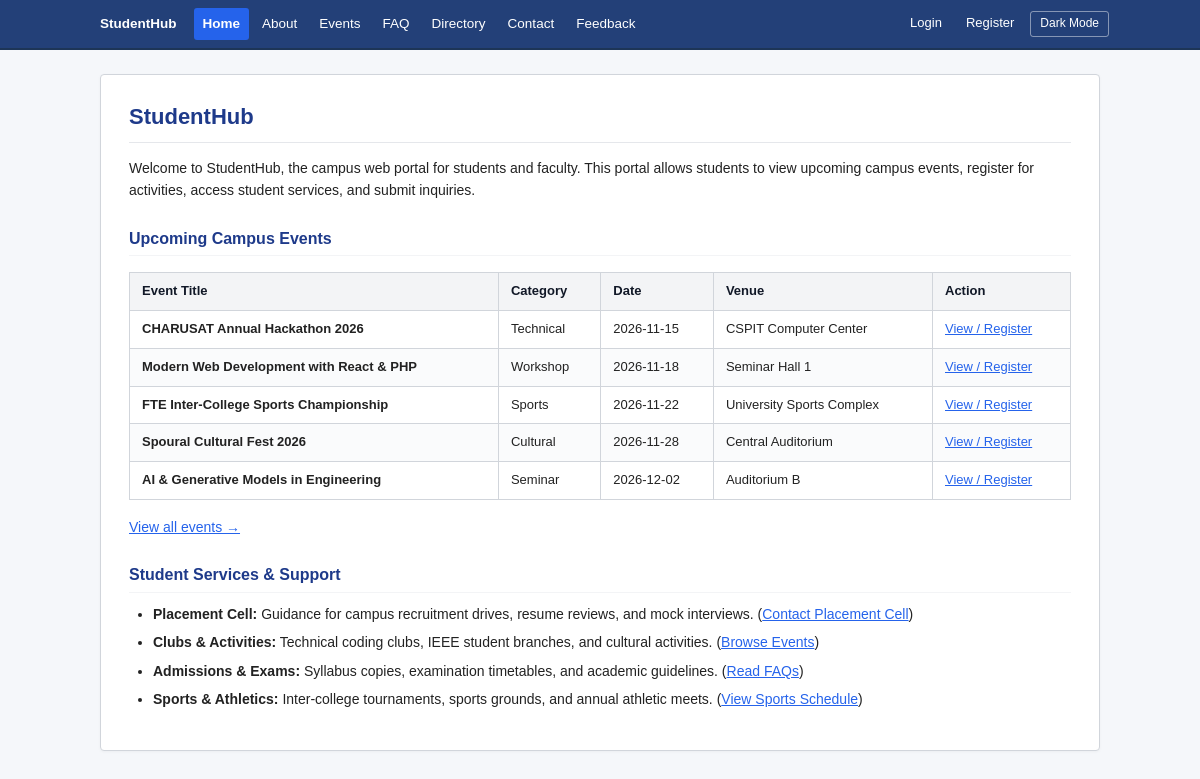
The page / on the database its author committed.
### tables this page shows
CREATE TABLE IF NOT EXISTS `events` (
    `id` INT AUTO_INCREMENT PRIMARY KEY,
    `title` VARCHAR(150) NOT NULL,
    `category` VARCHAR(50) NOT NULL,
    `event_date` DATE NOT NULL,
    `venue` VARCHAR(150) NOT NULL,
    `description` TEXT NOT NULL,
    `capacity` INT NOT NULL DEFAULT 100,
    `poster` VARCHAR(255) NULL,
    `status` ENUM('Open', 'Closed', 'Completed') DEFAULT 'Open',
    `created_at` TIMESTAMP DEFAULT CURRENT_TIMESTAMP
);

### index.php (the view, shortened to what this page needs)
<?php
require_once __DIR__ . '/includes/auth.php';
$upcoming_events = [];
try {
    $e_res = $conn->query("SELECT * FROM events WHERE status = 'Open' ORDER BY event_date ASC LIMIT 5");
    if ($e_res) {
        while ($row = $e_res->fetch_assoc()) {
            $upcoming_events[] = $row;
        }
    }
} catch (Throwable $e) {}
include __DIR__ . '/includes/header.php';
?>
<h1>StudentHub</h1>
<p>
    Welcome to StudentHub, the campus web portal for students and faculty. This portal allows students to view upcoming campus events, register for activities, access student services, and submit inquiries.
</p>
<h2>Upcoming Campus Events</h2>
<?php if (!empty($upcoming_events)): ?>
    <table>
        <thead>
            <tr>
                <th>Event Title</th>
                <th>Category</th>
                <th>Date</th>
                <th>Venue</th>
                <th>Action</th>
            </tr>
        </thead>
        <tbody>
            <?php foreach ($upcoming_events as $ev): ?>
                <tr>
                    <td><strong><?= htmlspecialchars($ev['title']) ?></strong></td>
                    <td><?= htmlspecialchars($ev['category']) ?></td>
                    <td><?= htmlspecialchars($ev['event_date']) ?></td>
                    <td><?= htmlspecialchars($ev['venue']) ?></td>
                    <td><a href="events.php">View / Register</a></td>
                </tr>
            <?php endforeach; ?>
        </tbody>
    </table>
    <p><a href="events.php">View all events &rarr;</a></p>
<?php else: ?>
    <p>No upcoming events scheduled at this moment.</p>
<?php endif; ?>
<h2>Student Services & Support</h2>
<ul>
    <li>
        <strong>Placement Cell:</strong> Guidance for campus recruitment drives, resume reviews, and mock interviews.
        (<a href="contact.php">Contact Placement Cell</a>)
    </li>
    <li>
        <strong>Clubs & Activities:</strong> Technical coding clubs, IEEE student branches, and cultural activities.
        (<a href="events.php">Browse Events</a>)
    </li>
    <li>
        <strong>Admissions & Exams:</strong> Syllabus copies, examination timetables, and academic guidelines.
        (<a href="faq.php">Read FAQs</a>)
    </li>
    <li>
        <strong>Sports & Athletics:</strong> Inter-college tournaments, sports grounds, and annual athletic meets.
        (<a href="events.php">View Sports Schedule</a>)
    </li>
</ul>
<?php include __DIR__ . '/includes/footer.php'; ?>

### style.css (style rules this page uses)
* { box-sizing: border-box; }
body { font-family: Arial, Helvetica, sans-serif; font-size: 14px; line-height: 1.6; color: #222222; background-color: #f5f7fa; margin: 0; padding: 0; }
a { color: #2563eb; text-decoration: underline; }
h1 { font-size: 22px; font-weight: bold; color: #1e3a8a; margin-top: 0; margin-bottom: 14px; padding-bottom: 8px; border-bottom: 1px solid #e5e7eb; }
h2 { font-size: 16px; font-weight: bold; color: #1e3a8a; margin-top: 24px; margin-bottom: 10px; padding-bottom: 4px; border-bottom: 1px solid #f3f4f6; }
p { margin-top: 0; margin-bottom: 12px; color: #222222; }
table { width: 100%; border-collapse: collapse; margin: 16px 0; font-size: 13px; background-color: #ffffff; }
th, td { border: 1px solid #d1d5db; padding: 8px 12px; text-align: left; vertical-align: middle; }
th { background-color: #f3f4f6; color: #111827; font-weight: 600; }
tr:nth-child(even) { background-color: #fafbfc; }
ul, ol { margin-top: 6px; margin-bottom: 16px; padding-left: 24px; }
li { margin-bottom: 6px; color: #222222; }

### rows shown on the page
events: title "CHARUSAT Annual Hackathon 2026", category "Technical", event_date "2026-11-15", venue "CSPIT Computer Center"
events: title "Modern Web Development with React & PHP", category "Workshop", event_date "2026-11-18", venue "Seminar Hall 1"
events: title "FTE Inter-College Sports Championship", category "Sports", event_date "2026-11-22", venue "University Sports Complex"
events: title "Spoural Cultural Fest 2026", category "Cultural", event_date "2026-11-28", venue "Central Auditorium"
events: title "AI & Generative Models in Engineering", category "Seminar", event_date "2026-12-02", venue "Auditorium B"
